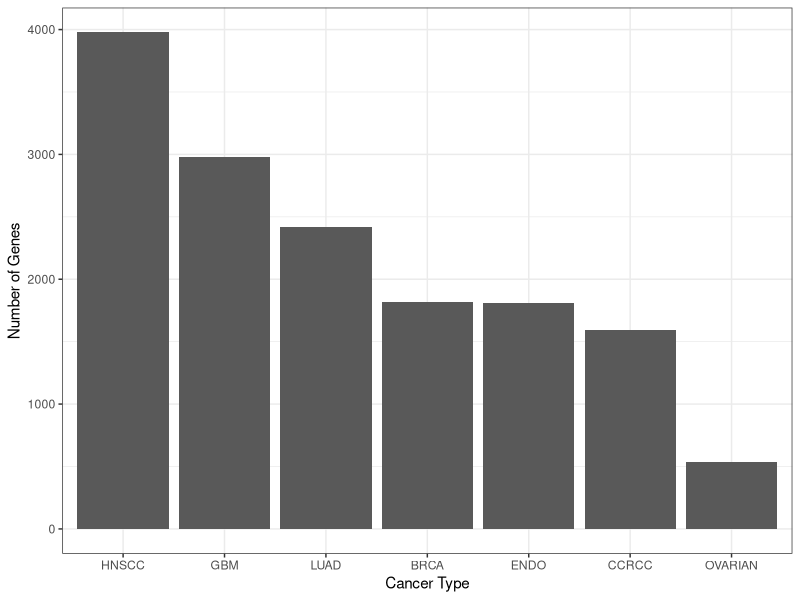

The R script that drew this image:
# Gene Counts by Cancer

require(ggplot2)
require(gridExtra)
library(tidyverse)
library(grid)

sig_genes_by_cancer <- read_csv("sig_genes_by_cancer.csv")
data = sig_genes_by_cancer %>%
  gather(key='cancer', value='gene', -1) %>%
  drop_na() %>%
  group_by(cancer) %>%
    summarise(
      counts = n()
    )

ggplot(data, aes(x=reorder(cancer, -counts), y=counts)) +
  geom_bar(position='dodge', stat='identity') +
  xlab('Cancer Type') +
  ylab('Number of Genes') +
  theme_bw()